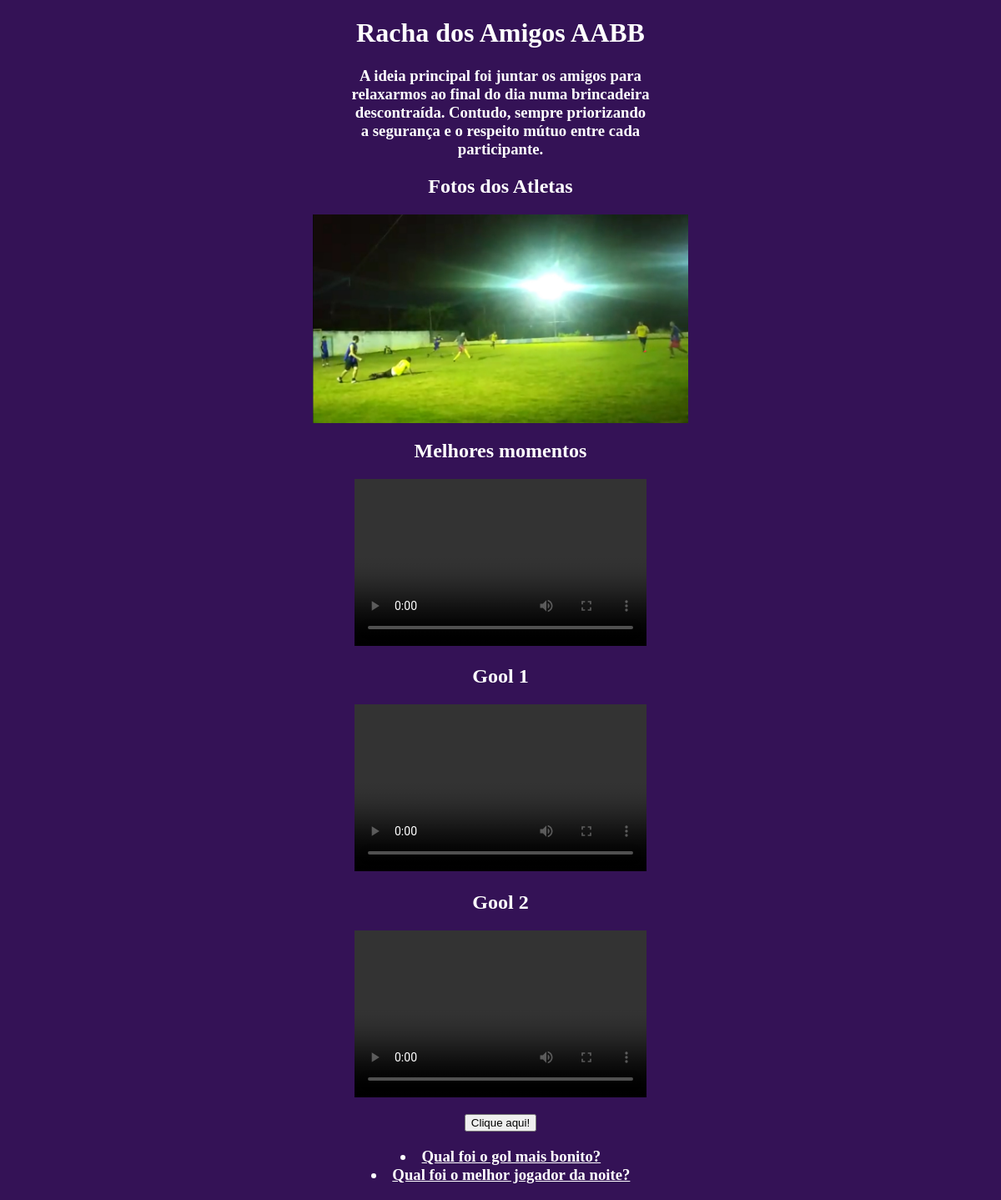
/polls/, run on an earlier commit of the app's database.
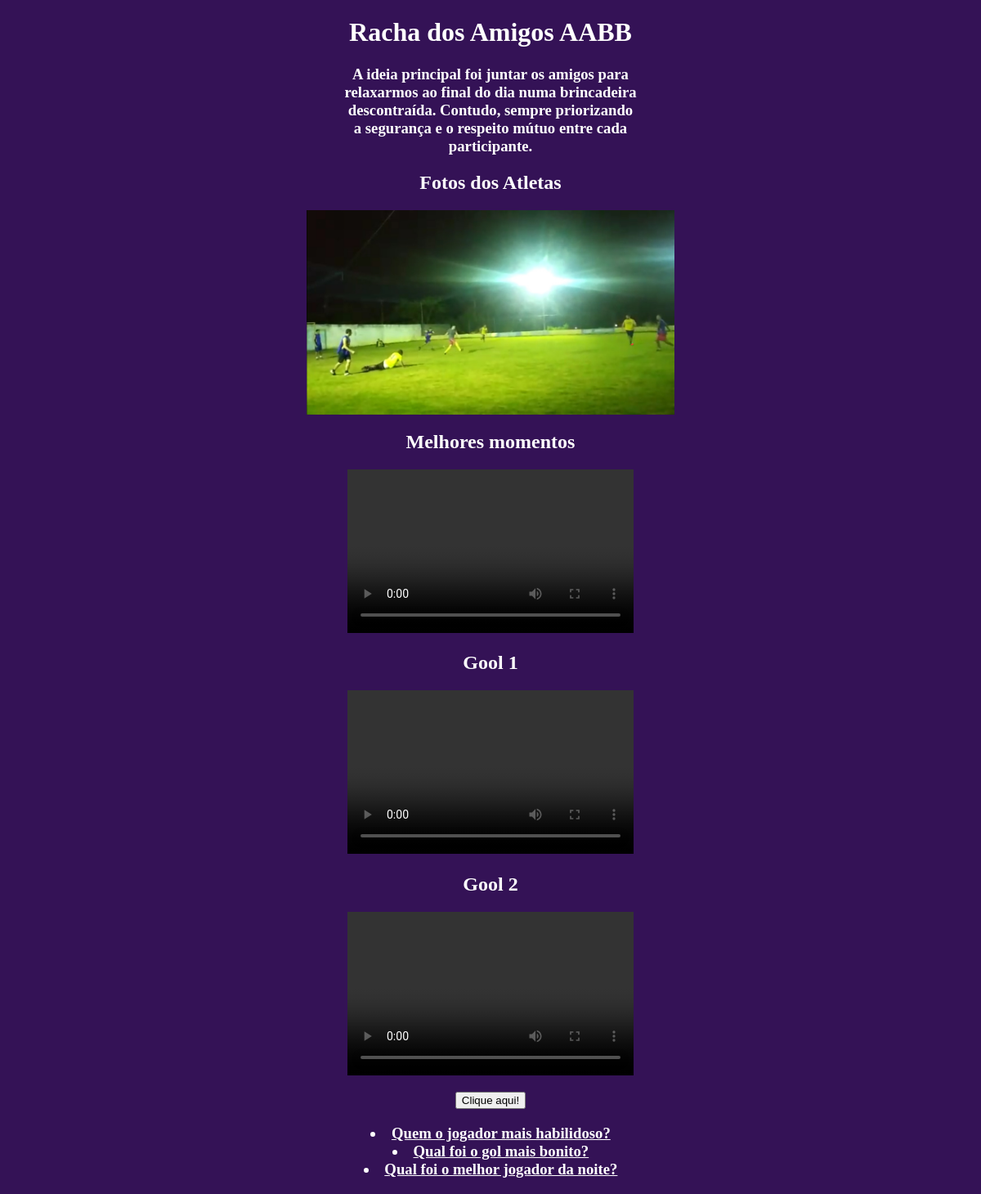
And on a later commit of the database.
### polls/models.py (models this page shows, shortened)
class Question(models.Model):
    question_text = models.CharField(max_length=200)
    pub_date = models.DateTimeField('date published')
    def was_published_recently(self):
        now = timezone.now()
        return now - timedelta(days=1) <= self.pub_date <= now
    was_published_recently.admin_order_field = 'pub_date'
    was_published_recently.boolean = True
    was_published_recently.short_description = 'Published recently?'

### polls/views.py (the view, shortened to what this page needs)
# urls.py: path('', views.IndexView.as_view(), name='index'),
class IndexView(generic.ListView):
    template_name = 'polls/index.html'
    context_object_name = 'latest_question_list'
    def get_queryset(self):
        return Question.objects.filter(
            pub_date__lte=timezone.now()
        ).order_by('-pub_date')[:5]

### polls/templates/polls/index.html (shortened to what this page needs)
{% load static %}
<!DOCTYPE html>
<html lang="pt-br">
    <head>
        <link rel="stylesheet" href="{% static 'polls/css/style.css' %}">
    </head>
    <body>
    <center
        <div id="site">
            <h1>Racha dos Amigos AABB</h1>
            <h3>
            <p>
                A ideia principal foi juntar os amigos para <br/>
                relaxarmos ao final do dia numa brincadeira<br/>
                descontraída. Contudo, sempre priorizando <br/>
                a segurança e o respeito mútuo entre cada <br/>
                participante.
            </p>
            <p>
                <h2>Fotos dos Atletas</h2>
                <img width=450 height=250 src="{% static 'polls/images/central.png' %}" align="middle"/>
            </p>
            <p>
                <h2>Melhores momentos</h2>
                <video controls autoplay width="350" height="200">
                    <source src="{% static 'polls/video/racha2.mp4' %}">
                    <source src="{% static 'polls/video/racha2.webm' %}">
                    <source src="{% static 'polls/video/racha2.ogv' %}">
                </video>
            </p>
            <p>
                <h2>Gool 1</h2>
                <video controls autoplay width="350" height="200">
                    <source src="{% static 'polls/video/gool1.mp4' %}">
                    <source src="{% static 'polls/video/gool1.webm' %}">
                    <source src="{% static 'polls/video/gool1.ogv' %}">
                </video>
            </p>
            <p>
                <h2>Gool 2</h2>
                <video controls autoplay width="350" height="200">
                    <source src="{% static 'polls/video/gool2.mp4' %}">
                    <source src="{% static 'polls/video/gool2.webm' %}">
                    <source src="{% static 'polls/video/gool2.ogv' %}">
                </video>
            </p>
            <button onclick="teste();">Clique aqui!</button>
            <h3>
            {% if latest_question_list %}
            {% for question in latest_question_list %}
                <li><a href="{% url 'polls:detail' question.id %}">{{ question.question_text }}</a></li>
            {% endfor %}
            {% else %}
            <p>No polls are available.</p>
            {% endif %}
            </h3>
    </body>
</html>

### polls/static/polls/css/style.css (style rules this page uses)
body { background-color: #341256; color: #ffffff; }
a { text.decoration: none; color: #ffffff; }

What changed in the data, as far as the page shows it:
added Question: question_text "Quem o jogador mais habilidoso?"
